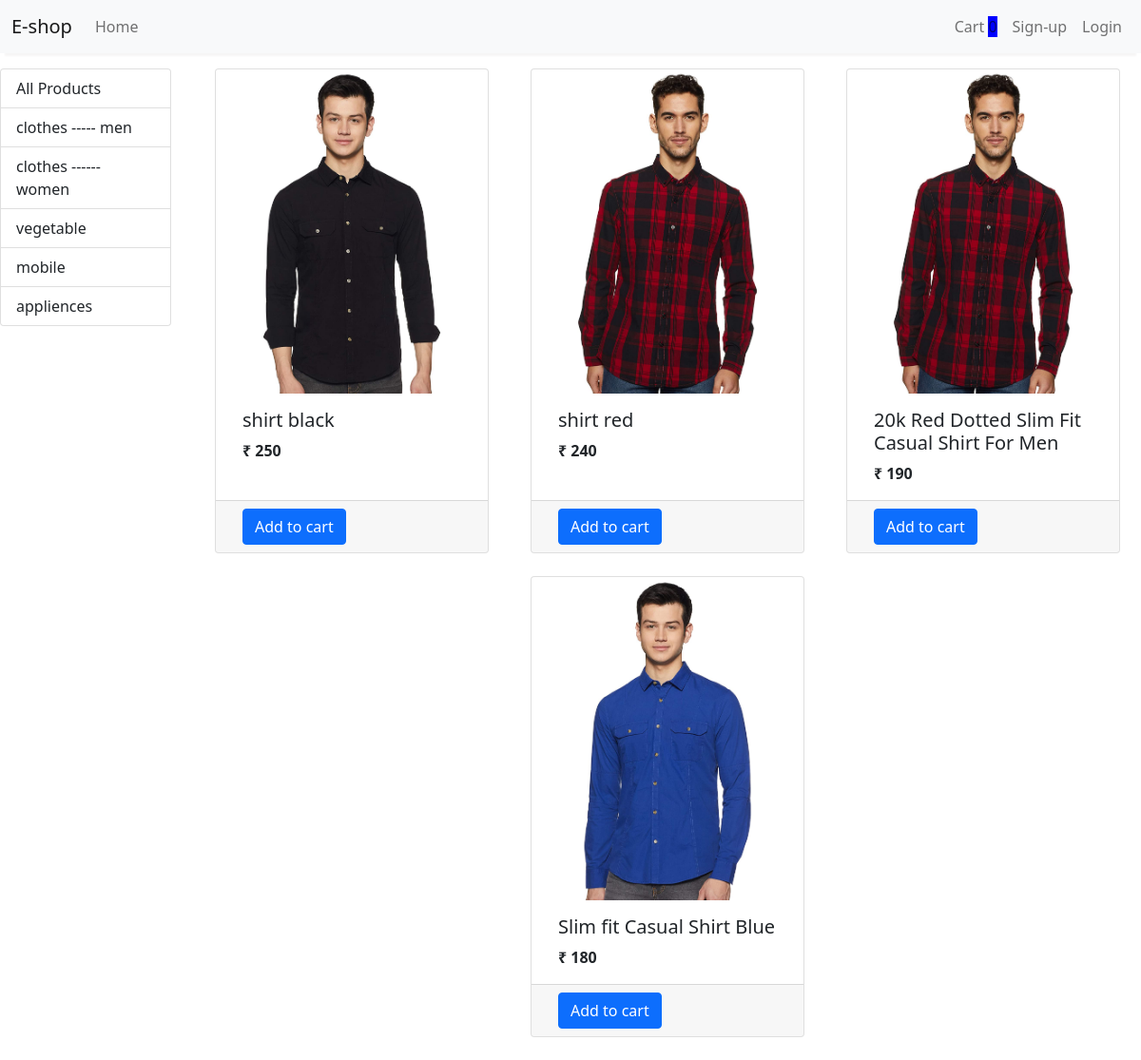
Before: /?category=3 with the older database file.
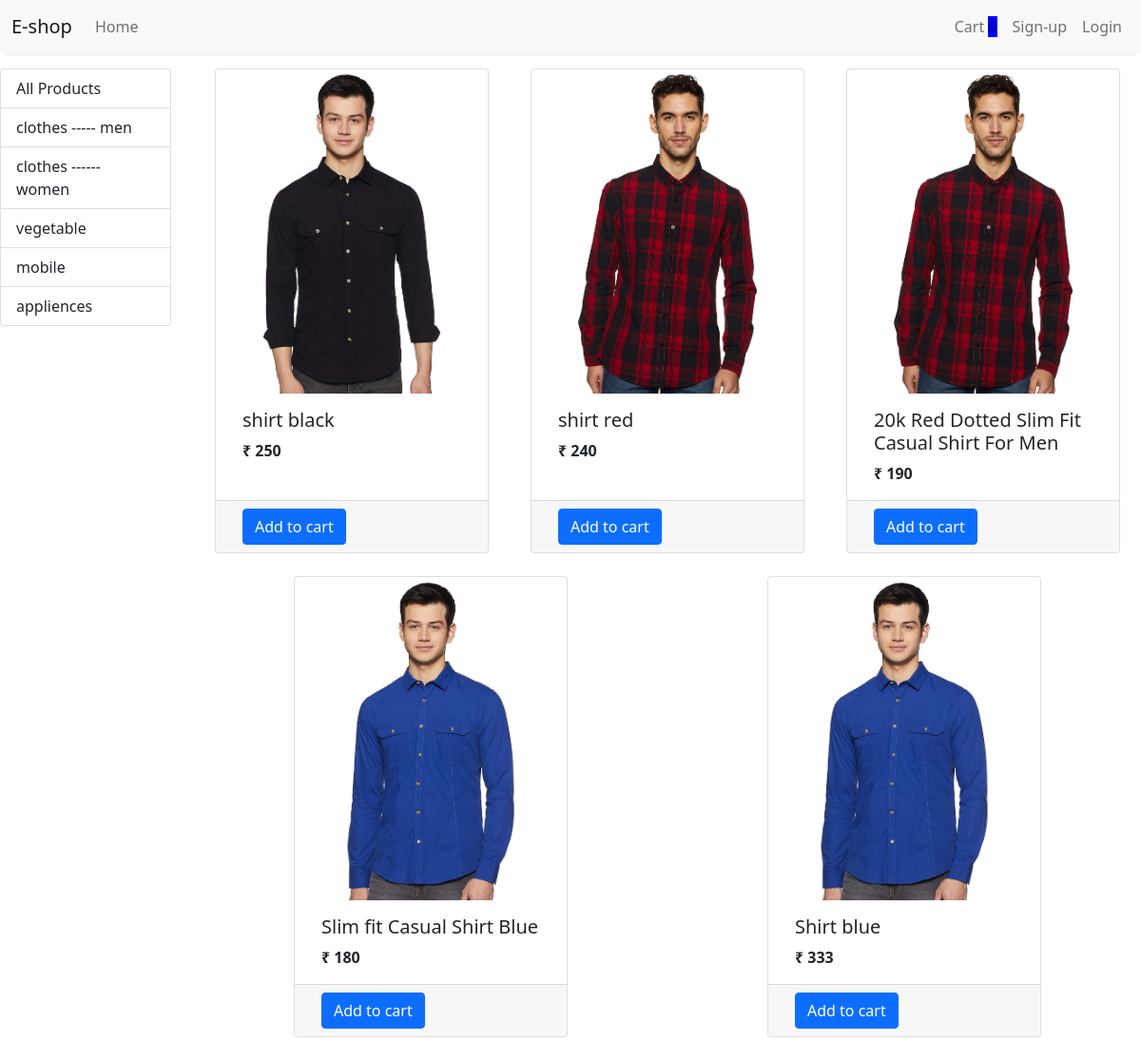
After: the same page with the newer database file.
### store/models/category.py (models this page shows)
class Category(models.Model):
    name=models.CharField(max_length=20)
    @staticmethod
    def get_all_category():
        return Category.objects.all()
    def __str__(self) -> str:
        return self.name

### store/models/product_models.py (models this page shows, shortened)
class Product(models.Model):
    name=models.CharField(max_length=50)
    price=models.IntegerField(default=0)
    category= models.ForeignKey(Category,on_delete=models.CASCADE,default=1)
    description=models.CharField(max_length=200,default='',null=True,blank=True)
    image=models.ImageField(upload_to='uploads/product/')
    @staticmethod
    def get_all_product():
        return Product.objects.all()
    @staticmethod
    def get_all_product_by_category_id(category_id):
        return Product.objects.filter(category_id=category_id)

### store/views/home.py (the view, shortened to what this page needs)
# urls.py: path('',Index.as_view(),name="homepage"),
class Index(View):
    def get(self,request):
        cart=request.session.get('cart')
        if not cart:
            request.session['cart']={}
        products=Product.get_all_product()
        category=Category.get_all_category()
        category_id=request.GET.get('category')
        if category_id:
            products=Product.get_all_product_by_category_id(category_id)
        return render(request,'index.html',{'products':products,"categories":category})

### store/templatetags/cart.py (called while the page is built)
@register.filter(name='is_in_cart')
def is_in_cart(product,cart):
    keys = cart.keys()
    for id in keys:
        if int(id) == product.id:
            return True
    return False

### store/templatetags/custom_filter.py (called while the page is built)
@register.filter(name='rupee')
def rupee(number):
    return "₹ "+str(number)

### store/templates/index.html (shortened to what this page needs)
{% extends 'base.html' %}
{% block content %}
{% load cart %}
{% load custom_filter %}
<div class="row">
    <div class="container-fluid mt-3">
        <div class="row">
            <div class="col-lg-2 mx-auto">
                <div class="list-group ">
                    <a href="/" class="list-group-item list-group-item-action">All Products</a>
                    {% for category in categories %}
                    <a href="/?category={{category.id}}" class="list-group-item list-group-item-action">{{category}}</a>
                    {% endfor %}
                </div>
            </div>
            <div class="col-lg-10">
                <div class="row mx-auto">
                    {% for product in products %}
                    <div class="card mx-auto mb-4" id={{product.id}} style="width: 18rem;">
                        <img src="/media/{{product.image}}" class="card-img-top" alt="...">
                        <div class="card-body ">
                            <h5 class="card-title">{{product.name}}</h5>
                            <p class="card-text"><b>{{product.price|rupee}}</b></p>
                        </div>
                        <div class="card-footer row no-gutters">
                            {% if not product|is_in_cart:request.session.cart %}
                            <form action="/#{{product.id}}" method="post" class="btn-block">
                                <input type="submit" class="btn btn-primary" value="Add to cart">
                            </form>
{% endif %}
                        </div>
                    </div>
                    {% endfor %}
                </div>
            </div>
        </div>
    </div>
</div>
{% endblock %}

Changed rows visible on the page:
added Product: image (picture), name "Shirt blue", price "₹ 333"
